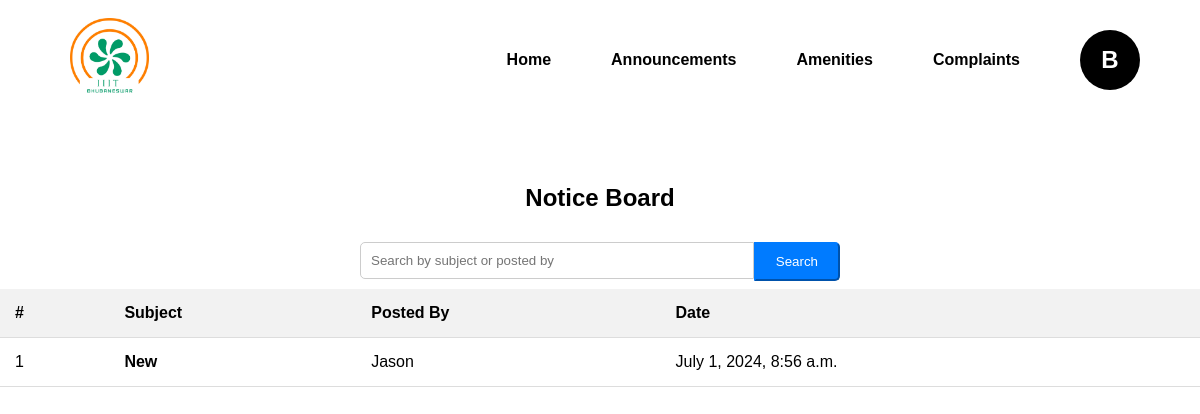
The page /student/notices/ (signed in) on the database as committed earlier.
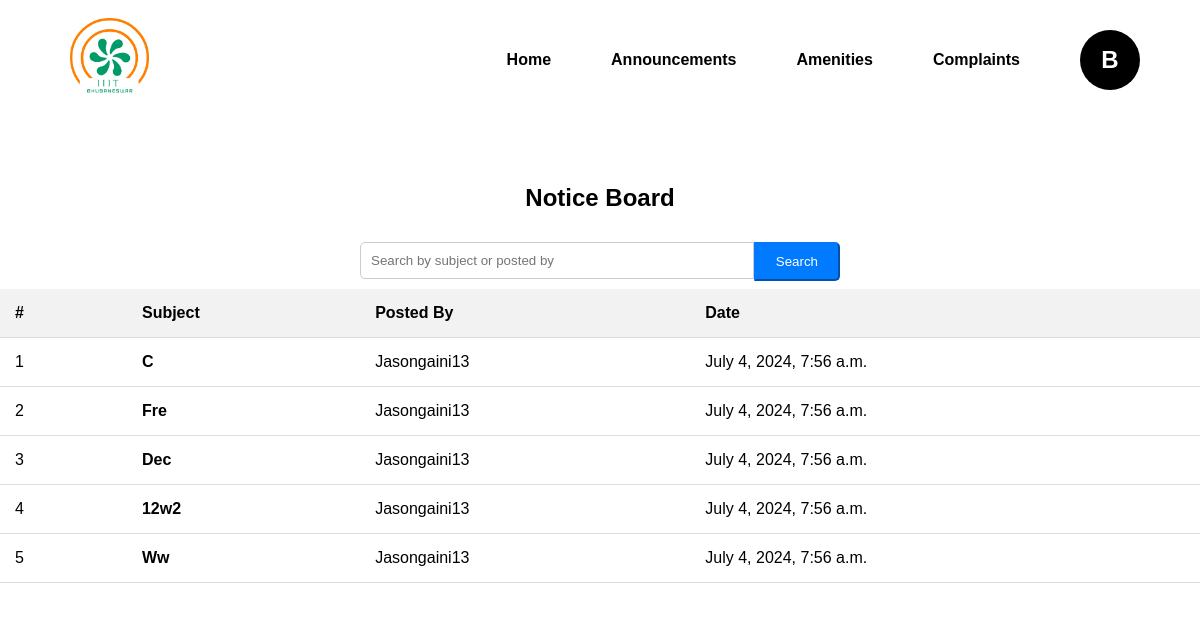
The same page on the database as committed later.
### users/models.py (models this page shows, shortened)
class Notice(models.Model):
    subject = models.CharField(max_length=255)
    message = models.TextField()
    posted_by = models.ForeignKey(User, on_delete=models.CASCADE)
    date_posted = models.DateTimeField(auto_now_add=True)

### users/views.py (the view)
# urls.py: path('student/notices/', views.student_notice_list, name='student_notice_list'),
@login_required
def student_notice_list(request):
    notices = Notice.objects.all()
    query = request.GET.get('q')
    if query:
        notices = Notice.objects.filter(Q(subject__icontains=query) | Q(posted_by__username__icontains=query)).order_by('-date_posted')
    else:
        notices = Notice.objects.all().order_by('-date_posted')
    return render(request, 'student_noticeboard.html', {'notices': notices})

### users/context_processors.py (called while the page is built)
def cloak_room_settings(request):
    settings = CloakRoomSettings.objects.first()
    return {
        'settings': settings
    }

### users/templates/student_noticeboard.html (shortened to what this page needs)
{% extends 'base.html' %}
{% block content %}
{% load static %}
<link rel="stylesheet" href="{% static 'css/noticeboard.css' %}">
    <h2>Notice Board</h2>
    <form method="GET" action="{% url 'student_notice_list' %}" class="form-inline search-bar d-flex justify-content-center align-items-center">
        <div class="input-group search-bar-group">
            <input type="text" class="form-control form-control-lg" name="q" placeholder="Search by subject or posted by" value="{{ request.GET.q }}">
            <div class="input-group-append">
                <button type="submit" class="btn btn-primary btn-lg">Search</button>
            </div>
        </div>
    </form>
    <div class="table-responsive">
    <table class="table table-striped mt-3">
        <thead>
            <tr>
                <th>#</th>
                <th>Subject</th>
                <th>Posted By</th>
                <th>Date</th>
            </tr>
        </thead>
        <tbody>
            {% for notice in notices %}
            <tr>
                <td>{{ forloop.counter }}</td>
                <td><a href="{% url 'student_notice_detail' notice.pk %}">{{ notice.subject|capfirst }}</a></td>
                <td>{{ notice.posted_by.username|capfirst }}</td>
                <td>{{ notice.date_posted }}</td>
            </tr>
            {% endfor %}
        </tbody>
    </table>
</div>
</div>
{% endblock %}

Rows that differ between the two databases and show on the page:
removed Notice: subject "New", posted_by.username "Jason", date_posted "July 1, 2024, 8:56 a.m."
added Notice: subject "C", posted_by.username "Jasongaini13", date_posted "July 4, 2024, 7:56 a.m."
added Notice: subject "Fre", posted_by.username "Jasongaini13", date_posted "July 4, 2024, 7:56 a.m."
added Notice: subject "Dec", posted_by.username "Jasongaini13", date_posted "July 4, 2024, 7:56 a.m."
added Notice: subject "12w2", posted_by.username "Jasongaini13", date_posted "July 4, 2024, 7:56 a.m."
added Notice: subject "Ww", posted_by.username "Jasongaini13", date_posted "July 4, 2024, 7:56 a.m."
